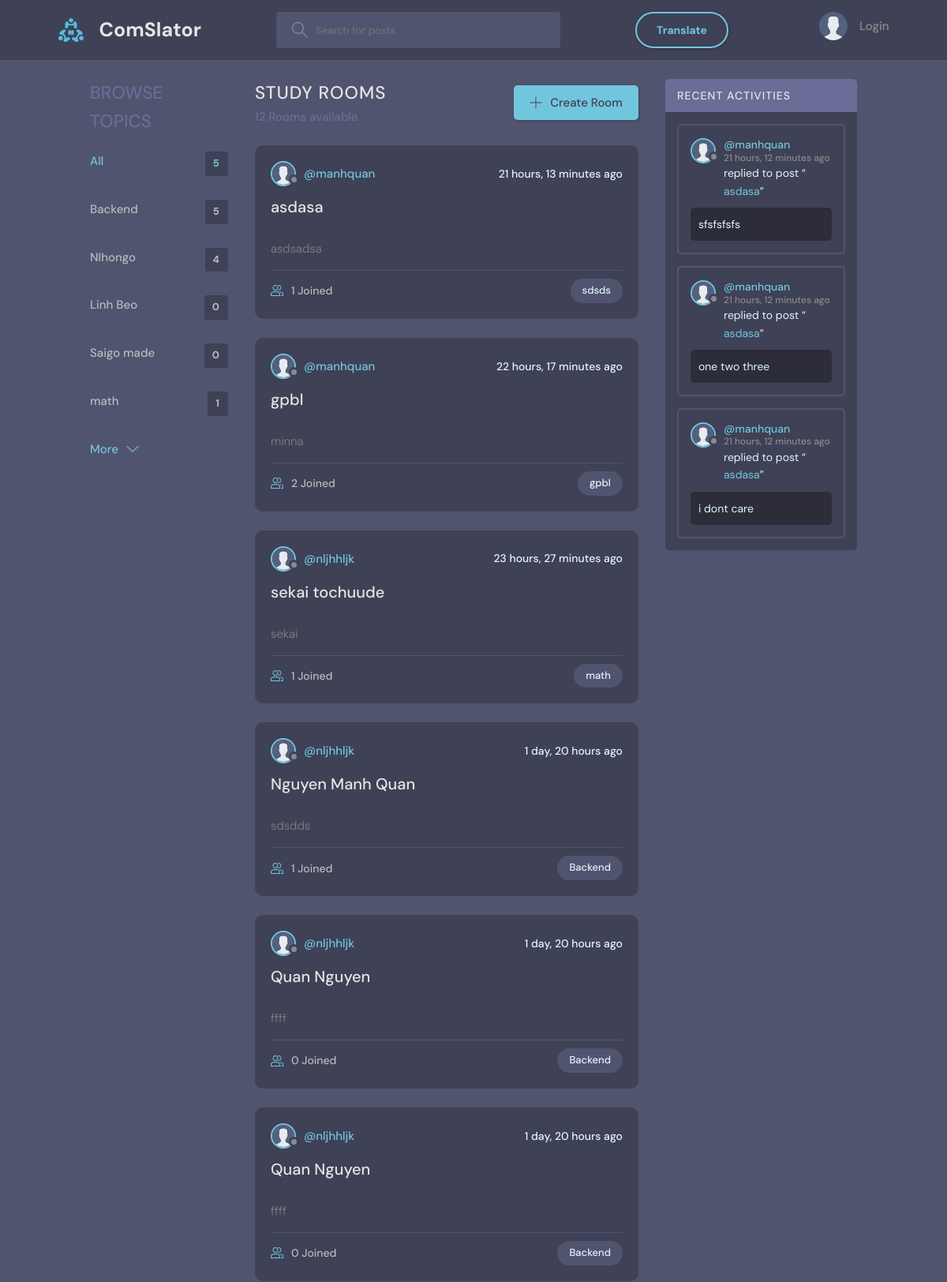
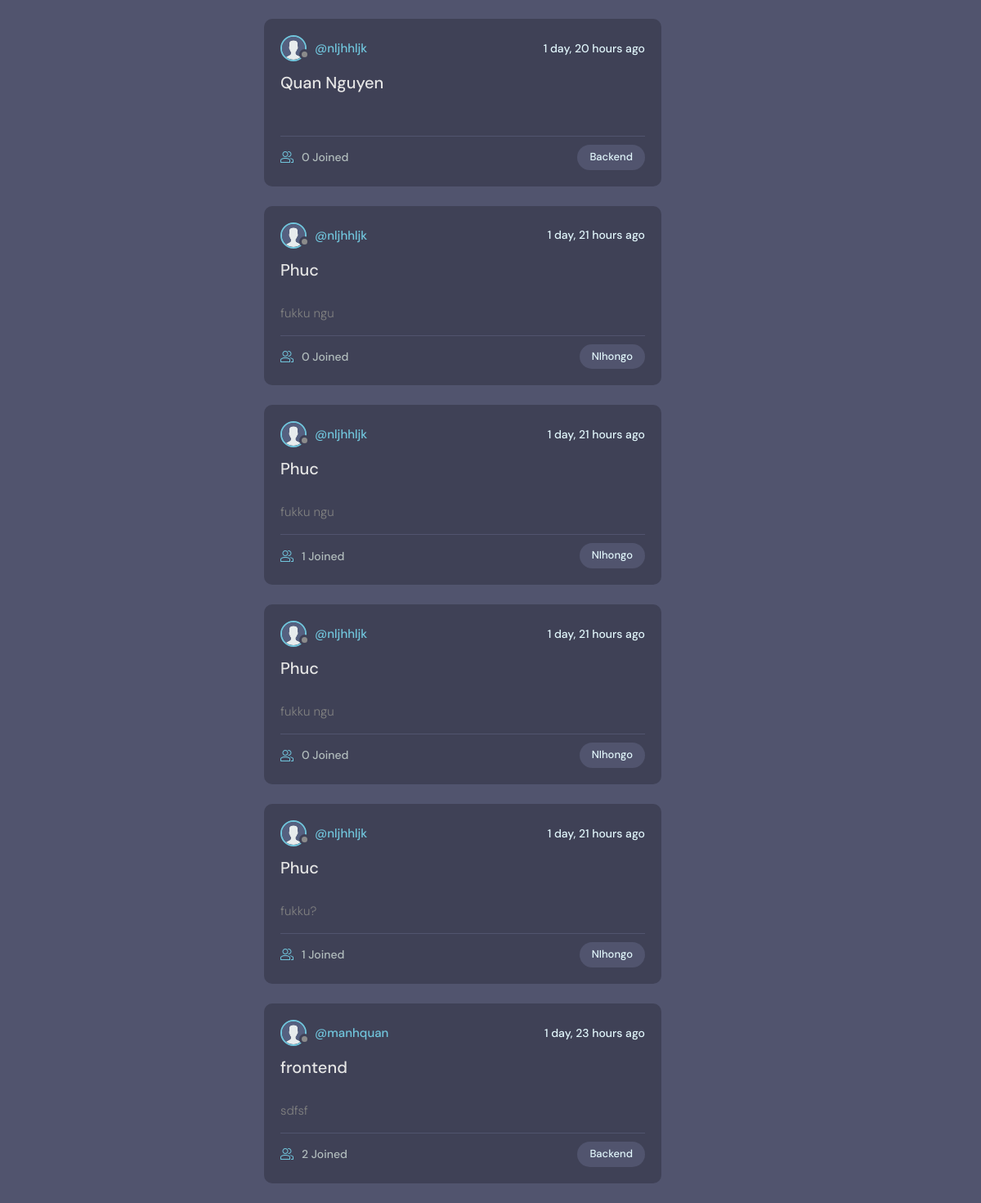
The page / on the database its author committed (2 pictures, top to bottom).
### base/models.py (models this page shows, shortened)
class Topic(models.Model):
    name = models.CharField(max_length=200)

class Room(models.Model):
    host = models.ForeignKey(User, on_delete=models.SET_NULL, null=True)
    topic = models.ForeignKey(Topic, on_delete=models.SET_NULL, null=True)
    name = models.CharField(max_length=200)
    description = models.TextField(null=True, blank=True)
    participants = models.ManyToManyField(User, related_name='participants', blank=True)
    call_room_id = models.CharField(max_length=100, unique=True, null=True, blank=True)
    updated = models.DateTimeField(auto_now=True)
    created = models.DateTimeField(auto_now_add=True)
    class Meta:
        ordering = ['-updated', '-created']
    def __str__(self):
        return self.name

class User(AbstractBaseUser):
    STATUS = [
        ('online', 'online'),
        ('offline', 'offline'),
    ]
    name = models.CharField(max_length=200, null=True)
    username   = models.CharField(max_length=200, null=True)
    email      = models.EmailField(unique=True, null=True)
    password   = models.CharField(max_length=100)
    birth_date = models.DateField(null=True)
    status     = models.CharField(choices=STATUS, max_length=50, default='offline')
    is_superuser = models.BooleanField(default=False)
    bio = models.TextField(null=True)
    avatar = models.ImageField(null=True, default="avatar.svg")
    timezone = models.CharField(max_length=50, default='UTC')
    USERNAME_FIELD = 'email'
    REQUIRED_FIELDS = ['username', 'password']
    objects = UserManager()

class Message(models.Model):
    user = models.ForeignKey(User, on_delete=models.CASCADE)
    room = models.ForeignKey(Room, on_delete=models.CASCADE)
    body = models.TextField()
    image = models.ImageField(upload_to="", null=True, blank=True)
    translated_body = models.TextField(null=True, blank=True)
    updated = models.DateTimeField(auto_now=True)
    created = models.DateTimeField(auto_now_add=True)
    class Meta:
        ordering = ['-updated', '-created']

### base/views.py (the view)
# urls.py: path('', views.home, name="home"),
def home(request):
    q = request.GET.get('q') if request.GET.get('q') != None else ''
    rooms = Room.objects.filter(
        Q(topic__name__icontains=q) |
        Q(name__icontains=q) |
        Q(description__icontains=q)
    )
    topics = Topic.objects.all()[0:5]
    room_count = rooms.count()
    room_messages = Message.objects.filter(
        Q(room__topic__name__icontains=q))[0:3]
    context = {'rooms': rooms, 'topics': topics,
               'room_count': room_count, 'room_messages': room_messages}
    return render(request, 'base/home.html', context)

### base/templates/base/home.html (shortened to what this page needs)
{% extends 'main.html' %}
{% block content %}
<main class="layout layout--3">
  <div class="container">
    {% include 'base/topics_component.html' %}
    <div class="roomList">
      <div class="roomList__header">
        <div>
          <h2>Study Rooms</h2>
          <p>{{room_count}} Rooms available</p>
        </div>
        <a class="btn btn--main" href="{% url 'create-room' %}">
          <svg version="1.1" xmlns="http://www.w3.org/2000/svg" width="32" height="32" viewBox="0 0 32 32">
            <title>add</title>
            <path
              d="M16.943 0.943h-1.885v14.115h-14.115v1.885h14.115v14.115h1.885v-14.115h14.115v-1.885h-14.115v-14.115z">
            </path>
          </svg>
          Create Room
        </a>
      </div>
      {% include 'base/feed_component.html' %}
    </div>
    {% include 'base/activity_component.html' %}
  </div>
</main>
{% endblock %}

### base/templates/base/topics_component.html
<div class="topics">
    <div class="topics__header">
        <h2>Browse Topics</h2>
    </div>
    <ul class="topics__list">
        <li>
            <a href="{% url 'home' %}" class="active">All <span>{{topics.count}}</span></a>
        </li>
        {% for topic in topics %}
        <li>
            <a href="{% url 'home' %}?q={{topic.name}}">{{topic.name}}<span>{{topic.room_set.all.count}}</span></a>
        </li>
        {% endfor %}
    </ul>
    <a class="btn btn--link" href="{% url 'topics' %}">
        More
        <svg version="1.1" xmlns="http://www.w3.org/2000/svg" width="32" height="32" viewBox="0 0 32 32">
            <title>chevron-down</title>
            <path d="M16 21l-13-13h-3l16 16 16-16h-3l-13 13z"></path>
        </svg>
    </a>
</div>

### base/templates/base/feed_component.html (shortened to what this page needs)
{% for room in rooms %}
<div class="roomListRoom">
  <div class="roomListRoom__header">
    <a
      href="{% url 'user-profile' room.host.id %}"
      class="roomListRoom__author"
    >
      <div class="avatar avatar--small">
        <img src="{{room.host.avatar.url}}" />
      </div>
      <span>@{{room.host.username}}</span>
    </a>
    <div class="roomListRoom__actions">
      <span>{{room.created|timesince}} ago</span>
    </div>
  </div>
  <div class="roomListRoom__content">
    <a href="{% url 'room' room.id %}">{{room.name}}</a>
  </div>
  <div class="roomListRoom__description">
    <a>{{room.description}}</a>
  </div>
  <div class="roomListRoom__meta">
    <a href="{% url 'room' room.id %}" class="roomListRoom__joined">
      {{room.participants.all.count}} Joined
    </a>
    <p class="roomListRoom__topic">{{room.topic.name}}</p>
  </div>
</div>
{% endfor %}

### base/templates/base/activity_component.html (shortened to what this page needs)
<div class="activities">
    <div class="activities__header">
        <h2>Recent Activities</h2>
    </div>
    {% for message in room_messages %}
    <div class="activities__box">
        <div class="activities__boxHeader roomListRoom__header">
            <a href="{% url 'user-profile' message.user.id %}" class="roomListRoom__author">
                <div class="avatar avatar--small">
                    <img src="{{message.user.avatar.url}}" />
                </div>
                <p>
                    @{{message.user.username}}
                    <span>{{message.created|timesince}} ago</span>
                </p>
            </a>
        </div>
        <div class="activities__boxContent">
            <p>replied to post “<a href="{% url 'room' message.room.id %}">{{message.room}}</a>”</p>
            <div class="activities__boxRoomContent">{{message.body}}</div>
        </div>
    </div>
    {% endfor %}
</div>

### static/styles/style1.css (style rules this page uses)
body { margin: 0; padding: 0; background-color: #51546e; color: #e1f6fb; font-family: "DM Sans", -apple-system, BlinkMacSystemFont, "Segoe UI", Roboto, Oxygen, Ubuntu, Cantarell, "Open Sans", "Helvetica Neue", sans-serif; }
main { width: 1400px; margin: 0 auto; height: 75vh; }
@media screen and (max-width: 1400px) { main { width: 90%; margin: 0 auto; } }

### rows shown on the page
Topic: name "Backend", room_set.all.count "5"
Topic: name "NIhongo", room_set.all.count "4"
Topic: name "Linh Beo", room_set.all.count "0"
Topic: name "Saigo made", room_set.all.count "0"
Topic: name "math", room_set.all.count "1"
Room: host.avatar (placeholder picture), host.username "manhquan", created "21 hours, 13 minutes", name "asdasa", description "asdsadsa", participants.all.count "1", topic.name "sdsds"
Room: host.avatar (placeholder picture), host.username "manhquan", created "22 hours, 17 minutes", name "gpbl", description "minna", participants.all.count "2", topic.name "gpbl"
Room: host.avatar (placeholder picture), host.username "nljhhljk", created "23 hours, 27 minutes", name "sekai tochuude", description "sekai", participants.all.count "1", topic.name "math"
Room: host.avatar (placeholder picture), host.username "nljhhljk", created "1 day, 20 hours", name "Nguyen Manh Quan", description "sdsdds", participants.all.count "1", topic.name "Backend"
Room: host.avatar (placeholder picture), host.username "nljhhljk", created "1 day, 20 hours", name "Quan Nguyen", description "ffff", participants.all.count "0", topic.name "Backend"
Room: host.avatar (placeholder picture), host.username "nljhhljk", created "1 day, 20 hours", name "Quan Nguyen", description "ffff", participants.all.count "0", topic.name "Backend"
Room: host.avatar (placeholder picture), host.username "nljhhljk", created "1 day, 20 hours", name "Quan Nguyen", participants.all.count "0", topic.name "Backend"
Room: host.avatar (placeholder picture), host.username "nljhhljk", created "1 day, 21 hours", name "Phuc", description "fukku ngu", participants.all.count "0", topic.name "NIhongo"
Room: host.avatar (placeholder picture), host.username "nljhhljk", created "1 day, 21 hours", name "Phuc", description "fukku ngu", participants.all.count "1", topic.name "NIhongo"
Room: host.avatar (placeholder picture), host.username "nljhhljk", created "1 day, 21 hours", name "Phuc", description "fukku ngu", participants.all.count "0", topic.name "NIhongo"
Room: host.avatar (placeholder picture), host.username "nljhhljk", created "1 day, 21 hours", name "Phuc", description "fukku?", participants.all.count "1", topic.name "NIhongo"
Room: host.avatar (placeholder picture), host.username "manhquan", created "1 day, 23 hours", name "frontend", description "sdfsf", participants.all.count "2", topic.name "Backend"
Message: user.avatar (placeholder picture), user.username "manhquan", created "21 hours, 12 minutes", room "asdasa", body "sfsfsfsfs"
Message: user.avatar (placeholder picture), user.username "manhquan", created "21 hours, 12 minutes", room "asdasa", body "one two three"
Message: user.avatar (placeholder picture), user.username "manhquan", created "21 hours, 12 minutes", room "asdasa", body "i dont care"

### other values the page prints
{{ topics.count }} "5"
{{ room_count }} "12"
